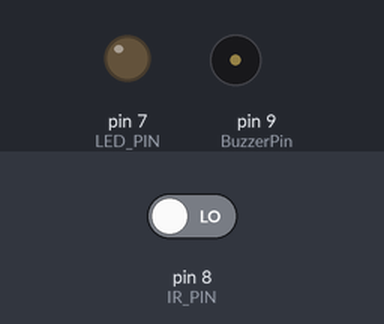
Simulated run of this sketch. Board: Arduino Uno, built with avr-gcc and run on an emulated ATmega328P. On the bench: output pins drawn as LEDs (lit = HIGH), buzzer (waves = sounding, pin HIGH). The test bench sets the inputs (shaded band); at power-on: pin 8 (IR_PIN) LOW.

Above: at 1.2 s.
1.3 s: pin 8 (IR_PIN) driven HIGH
At 2.1 s:
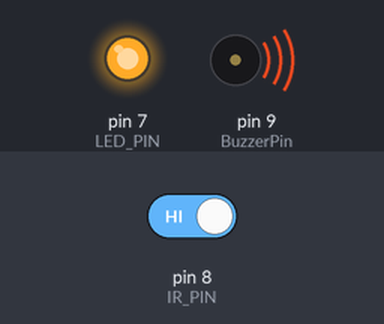
2.8 s: pin 8 (IR_PIN) driven LOW
At 3.2 s:
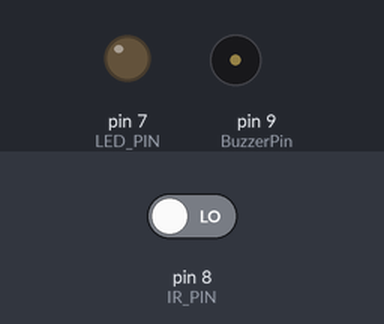
Timing chart, 0 to 5.8 s (numbered marks = the images above; inputs shaded):
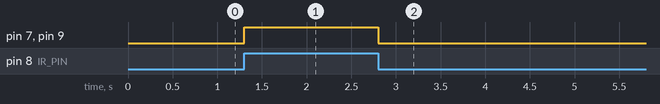

Measured:
- after the input at 1.3 s, pin 7 (LED_PIN), pin 9 (BuzzerPin): LOW → HIGH at once
- after the input at 2.8 s, pin 7 (LED_PIN), pin 9 (BuzzerPin): HIGH → LOW at once

The sketch:

6buzzer.ino
```cpp
#define LED_PIN 7
#define IR_PIN 8
#define BuzzerPin 9

void setup()
{
    pinMode(LED_PIN, OUTPUT);
    pinMode(IR_PIN, INPUT);
    pinMode(BuzzerPin, OUTPUT);
}

void loop()
{
    if(digitalRead(IR_PIN)==HIGH)
    {
        digitalWrite(LED_PIN,HIGH);
        digitalWrite(BuzzerPin,HIGH);
    }
    else
    {
        digitalWrite(LED_PIN,LOW);
        digitalWrite(BuzzerPin,LOW);
    }
}
```
